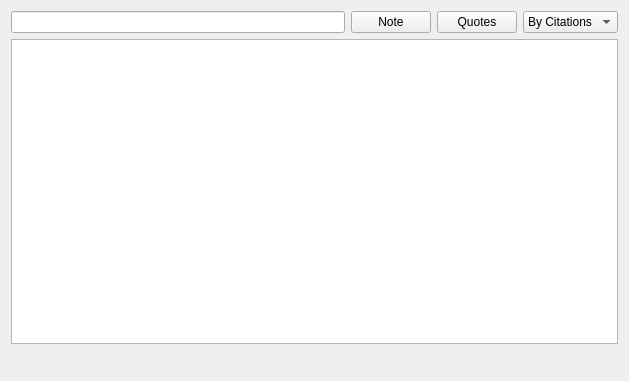
<?xml version="1.0" encoding="UTF-8"?>
<ui version="4.0">
 <class>QueryWidget</class>
 <widget class="QWidget" name="QueryWidget">
  <property name="geometry">
   <rect>
    <x>0</x>
    <y>0</y>
    <width>629</width>
    <height>381</height>
   </rect>
  </property>
  <property name="windowTitle">
   <string>Scholar Query</string>
  </property>
  <layout class="QGridLayout" name="gridLayout">
   <item row="2" column="0">
    <widget class="QLabel" name="labelStat_1">
     <property name="text">
      <string/>
     </property>
    </widget>
   </item>
   <item row="1" column="0" colspan="6">
    <widget class="QListWidget" name="listWidget"/>
   </item>
   <item row="0" column="4">
    <widget class="QPushButton" name="pushBookmarks">
     <property name="text">
      <string>Quotes</string>
     </property>
    </widget>
   </item>
   <item row="2" column="4">
    <spacer name="horizontalSpacer_3">
     <property name="orientation">
      <enum>Qt::Horizontal</enum>
     </property>
     <property name="sizeHint" stdset="0">
      <size>
       <width>40</width>
       <height>20</height>
      </size>
     </property>
    </spacer>
   </item>
   <item row="2" column="2">
    <widget class="QLabel" name="labelStat_2">
     <property name="text">
      <string/>
     </property>
    </widget>
   </item>
   <item row="2" column="5">
    <widget class="QLabel" name="labelStat_3">
     <property name="text">
      <string/>
     </property>
    </widget>
   </item>
   <item row="0" column="0" colspan="3">
    <widget class="QLineEdit" name="lineQuery">
     <property name="sizePolicy">
      <sizepolicy hsizetype="Expanding" vsizetype="Fixed">
       <horstretch>1</horstretch>
       <verstretch>0</verstretch>
      </sizepolicy>
     </property>
    </widget>
   </item>
   <item row="2" column="1">
    <spacer name="horizontalSpacer_2">
     <property name="orientation">
      <enum>Qt::Horizontal</enum>
     </property>
     <property name="sizeHint" stdset="0">
      <size>
       <width>40</width>
       <height>20</height>
      </size>
     </property>
    </spacer>
   </item>
   <item row="0" column="3">
    <widget class="QPushButton" name="pushNote">
     <property name="text">
      <string>Note</string>
     </property>
    </widget>
   </item>
   <item row="0" column="5">
    <widget class="QComboBox" name="comboSort">
     <item>
      <property name="text">
       <string>By Citations</string>
      </property>
     </item>
     <item>
      <property name="text">
       <string>By Year</string>
      </property>
     </item>
    </widget>
   </item>
  </layout>
 </widget>
 <resources/>
 <connections/>
</ui>
